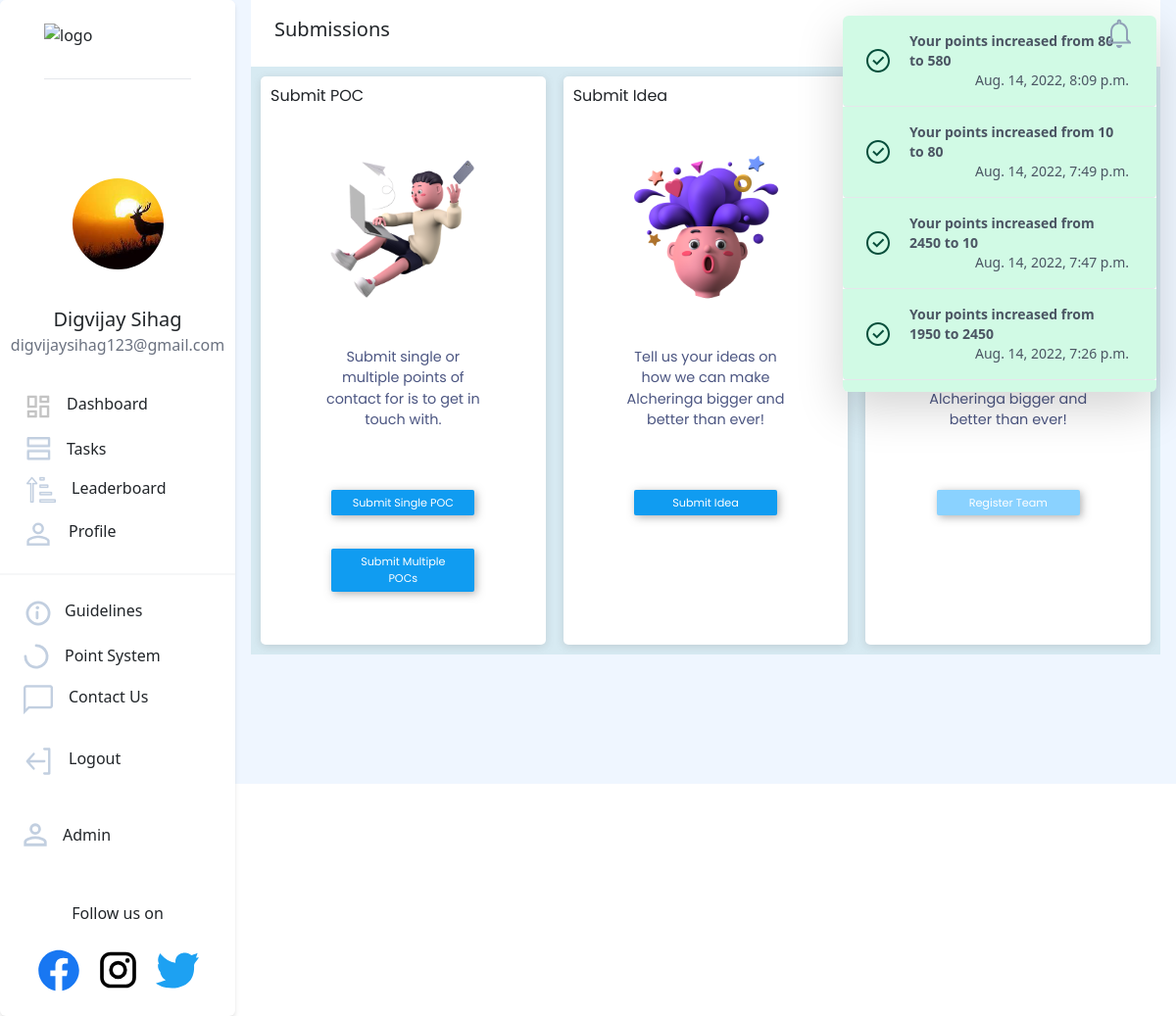
The app's page /submissions/home/ (signed in) with its own data.
### users/models.py (models this page shows, shortened)
class NewUser(AbstractBaseUser, PermissionsMixin):
    id = models.SlugField(primary_key=True, default=uuid.uuid4)
    alcherid = models.CharField(
        max_length=9, blank=True, unique=True, default=create_new_ref_number)
    img = models.ImageField(
        upload_to="image-uploads/", default='image-uploads/user.png')
    email = models.EmailField(_('email address'), unique=True)
    username = models.CharField(max_length=150, unique=False, default="user")
    firstname = models.CharField(max_length=150, blank=True)
    phone = PhoneNumberField(unique=False, blank=True)
    graduation_year = models.CharField(max_length=200, unique=False)
    college_state = models.CharField(max_length=200, unique=False)
    college_city = models.CharField(max_length=200, unique=False)
    college_name = models.CharField(max_length=200, unique=False)
    position_of_responsibility = models.CharField(
        max_length=200, unique=False, blank=True)
    interested_modules = models.CharField(
        max_length=200, unique=False, blank=True)
    instahandle = models.CharField(
        max_length=200, blank=True, unique=True, )
    referred_by = models.CharField(
        max_length=9, blank=True)
    referrals = models.IntegerField(default=0)
    date_joined = models.DateTimeField(default=timezone.now)
    provider = models.CharField(max_length=200, unique=False, default="email")
    about = models.TextField(_('about'), max_length=500, blank=True)
    is_staff = models.BooleanField(default=False)
    is_active = models.BooleanField(default=False)
    objects = CustomAccountManager()
    points = models.IntegerField(default=250)
    tasks = models.IntegerField(default=0)
    USERNAME_FIELD = 'email'
    REQUIRED_FIELDS = ['firstname']

### dashboard/models.py (models this page shows, shortened)
class Notifications(models.Model):
    TYPECHOICES = [
        ('Success', 'Success'),
        ('Warning', 'Warning'),
        ('Info', 'Info'),
    ]
    id = models.SlugField(primary_key=True, default=uuid.uuid4)
    message = models.CharField(max_length=200)
    user = models.ForeignKey(
        'users.NewUser', default=None, null=True,blank=True, on_delete=models.CASCADE)
    created_on = models.DateTimeField(default=timezone.now)
    type = models.CharField(max_length=200,choices=TYPECHOICES)
    isread=models.BooleanField(default=False)

### submissions/views.py (the view)
# urls.py: path('home/', views.home, name='submissionhome'),
@login_required(login_url='dashboard_page')
def home(request):
    notification_list = Notifications.objects.filter(
        Q(user=request.user) | Q(user=None)).order_by('-created_on')
    isread = True
    notification_list = Notifications.objects.filter(
        Q(user=request.user) | Q(user=None)).order_by('-created_on')
    for notif in notification_list:
        if not notif.isread:
            isread = False
            break
    return render(request, 'submissions/home.html', {'heading': 'Submissions', 'notification_list': notification_list,'isread': isread})

### templates/submissions/home.html (shortened to what this page needs)
{% extends '../basic.html'%}
{% block body %}
<body>
    <div class="bg-blue-50 flex">
        {% include "../navbar.html" %}
        <div class="flex">
            <div class="flex-grow">
                {% include "submissions/submissions.html" %}
            </div>
        </div>
    </div>
    </div>
</body>
{%endblock%}

### templates/navbar.html (shortened to what this page needs)
{% load static %}
<nav class="hidden sm:block bg-white h-screen border-gray-400 rounded ">
  <div class="flex flex-col justify-center bg-white border-gray-400 rounded shadow-md">
    <a href="/"><img src="https://i.ibb.co/28C2v0b/image.png" class="mt-6 mx-auto pb-3 border-b" width="150px"
        height="40px" alt="logo" border="0" /></a>
    <div class="flex flex-col justify-center" style="margin:1.5vh 0;align-items: center;">
      <div id="profile-value" class="absolute">
        <img src="{{request.user.img.url}}" width="93px" alt="profile pic" border="0" class="mx-auto rounded-full">
      </div>
      <div class="pt-4 font-medium text-xl text-center" style="margin-top:-60px;">{{request.user.firstname}}</div>
      <div class="text-gray-500 text-base font-normal text-center">{{request.user.email}}</div>
    </div>
    <div class="elements flex flex-col justify-center" style="margin:1vh 0;padding:1vh 0">
      <div>
        <a href="{% url 'dashboard_page' %}"
          class="rounded-full flex flex-nowrap pl-6 w-60 hover:border-0 hover:bg-gray-100 hover:no-underline"
          style="padding-top:1vh;padding-bottom:1vh">
          {% if heading == 'Dashboard' %}
          <img src="{% static 'icons/dashboard-active.png' %}" />
          {% else %}
          <img src="{% static 'icons/dashboard.png' %}" />
          {% endif %}
          <p class="pl-4 hover:no-underline" style="transform: translate(-2px,0)">Dashboard</p>
        </a>
      </div>
      <div>
        <a href="{% url 'tasks' %}"
          class="rounded-full flex flex-nowrap pl-6 w-60 hover:border-0 hover:bg-gray-100 hover:no-underline"
          style="padding-top:1vh;padding-bottom:1vh; transform: translate(3px,0)">
          {% if heading == 'Tasks' %}
          <img src="{% static 'icons/tasks-active.png' %}" />
          {% else %}
          <img src="{% static 'icons/tasks.png' %}" />
          {% endif %}
          <p class="pl-4 hover:no-underline">Tasks</p>
        </a>
      </div>
      <div>
        <a href="{% url 'leaderboard' %}"
          class="rounded-full flex flex-nowrap pl-6 w-60 hover:border-0 hover:bg-gray-100 hover:no-underline"
          style="padding-top:1vh;padding-bottom:1vh; transform: translate(3px,0)">
          {% if heading == 'Leaderboard' %}
          <img src="{% static 'icons/leaderboard-active.png' %}" />
          {% else %}
          <img src="{% static 'icons/leaderboard.png' %}" />
          {% endif %}
          <p class="pl-4 hover:no-underline">Leaderboard</p>
        </a>
      </div>
      <div>
        <a href="{% url 'profile' %}"
          class="rounded-full flex flex-nowrap w-60 pl-6 hover:border-0 hover:bg-gray-100 mb-3 hover:no-underline"
          style="cursor:pointer;padding-top:1vh;padding-bottom:1vh">
          {% if heading == 'Profile' %}
          <img src="{% static 'icons/profile-active.png' %}" />
          {% else %}
          <img src="{% static 'icons/profile.png' %}" />
          {% endif %}
          <p class="pl-4 no-underline">Profile</p>
        </a>
      </div>
      <hr class="border bg-gray-200" />
      <a href="{% url 'guidelines' %}"
        class="rounded-full flex flex-nowrap w-60 pl-6 hover:border-0 hover:bg-gray-100 hover:no-underline mt-3"
        style="cursor:pointer;padding-top:1vh;padding-bottom:1vh">
        <p class="pl-3 no-underline">Guidelines</p>
      </a>
      <a href="{% url 'scoring' %}"
        class="rounded-full flex flex-nowrap w-60 pl-6 hover:border-0 hover:bg-gray-100 hover:no-underline"
        style="cursor:pointer;padding-top:1vh;padding-bottom:1vh">
        <p class="pl-4 no-underline">Point System</p>
      </a>
      <a href="{% url 'contactus' %}"
        class="rounded-full flex flex-nowrap w-60 pl-6 hover:border-0 hover:bg-gray-100 hover:no-underline"
        style="cursor:pointer;padding-top:1vh;padding-bottom:1vh">
        {% if heading == 'Contact us' %}
        <img src="{% static 'icons/contactus-active.png' %}" />
        {% else %}
        <img src="{% static 'icons/contactus.png' %}" />
        {% endif %}
        <p class="pl-4 no-underline">Contact Us</p>
      </a>
      <a href="{% url 'logout' %}"
        class="side rounded-full flex flex-nowrap py-4 pl-6 w-60 hover:border-0 hover:bg-gray-100 hover:no-underline"
        style="cursor:pointer;padding-top:1vh;padding-bottom:1vh">
        <p class="pl-4 no-underline">Logout</p>
      </a>
      {% if request.user.is_staff %}
      <a href="/admin"
        class="rounded-full flex flex-nowrap py-4 w-60 pl-6 hover:border-0 hover:bg-gray-100 mb-3 hover:no-underline"
        style="cursor:pointer;padding-top:1vh;padding-bottom:1vh">
        <p class="pl-4 no-underline">Admin</p>
      </a>
      {%endif%}
    </div>
    <div>
      <div style="text-align:center">
        <p class="px-8" style="font-weight:500;">Follow us on</p>
        <div class=" flex justify-center space-x-4 m-4">
          <a style="cursor:pointer;" href="https://www.facebook.com/alcheringaiitg" target="_blank"></a>
          <a style="cursor:pointer;" href="https://www.instagram.com/alcheringaiitg/" target="_blank"></a>
          <a style="cursor:pointer;" href="https://twitter.com/alcheringaiitg" target="_blank"></a>
        </div>
      </div>
    </div>
  </div>
</nav>
<div class="mx-3 flex-grow" x-data="{ dropdownOpen: false }">
  <nav class=" px-6 py-3 flex justify-between bg-white sm:bg-none -mx-4 mx-0">
    <a class=" font-medium text-xl ">{{ heading }}</a>
    {%include 'navbarnotifications.html'%}
  </nav>

### templates/navbarnotifications.html (shortened to what this page needs)
{% load static %}
<button @click="dropdownOpen = !dropdownOpen" id="notif_unread" style="z-index:100;">
    {% if isread %}
    <img src="{% static 'icons/notifications-read.png' %}" id="notif_unread_img"/>
    {% else %}
    <img src="{% static 'icons/notifications-unread.png' %}" id="notif_unread_img"/>
    {% endif %}
</button>
<div x-show="dropdownOpen" @click="dropdownOpen = false" class="fixed inset-0 h-full w-full z-10"></div>
<div x-show="dropdownOpen" class="absolute right-0 bg-white rounded-md shadow-lg overflow-y-scroll max-h-96 z-20 lg:mx-5"
    style="width:20rem;" id="dropdown" style="display:none;">
    {% for notification in notification_list %}
    {% if notification.type == 'Info' %}
    <div>
        <a class="flex items-center px-4 py-3 border-b hover:bg-blue-300 bg-blue-100 rounded-b text-blue-900">
            <div class="py-1"><svg class="fill-current h-6 w-6 text-teal-500 mr-4" xmlns="http://www.w3.org/2000/svg"
                    viewBox="0 0 20 20">
                    <path
                        d="M2.93 17.07A10 10 0 1 1 17.07 2.93 10 10 0 0 1 2.93 17.07zm12.73-1.41A8 8 0 1 0 4.34 4.34a8 8 0 0 0 11.32 11.32zM9 11V9h2v6H9v-4zm0-6h2v2H9V5z" />
                </svg>
            </div>
            <p class="text-gray-600 text-sm mx-1 flex-grow">
                <span class="font-bold" href="#">{{notification.message}}</span>
                <br /><span class="font-thin float-right" href="#">{{notification.created_on}}</span>
            </p>
        </a>
    </div>
    {% elif notification.type == 'Success' %}
    <div>
        <a class="flex items-center px-4 py-3 border-b hover:bg-green-300 bg-green-100 rounded-b text-green-900">
            <div class="py-1">
            </div>
            <div class="text-gray-600 text-sm mx-1 flex-grow">
                <span class="font-bold" href="#">{{notification.message}}</span>
                <br /><span class="font-thin float-right" href="#">{{notification.created_on}}</span>
            </div>
        </a>
    </div>
    {% endif %}
    {% endfor %}
</div>

### templates/submissions/submissions.html (style rules this page uses)
* { margin: 0; padding: 0; box-sizing: border-box; }
a { text-decoration: none; color: unset; }

### records on screen
NewUser: user.img (picture), user.firstname "Digvijay Sihag", user.email "digvijaysihag123@gmail.com"
Notifications: message "Your points increased from 80 to 580", created_on "Aug. 14, 2022, 8:09 p.m."
Notifications: message "Your points increased from 10 to 80", created_on "Aug. 14, 2022, 7:49 p.m."
Notifications: message "Your points increased from 2450 to 10", created_on "Aug. 14, 2022, 7:47 p.m."
Notifications: message "Your points increased from 1950 to 2450", created_on "Aug. 14, 2022, 7:26 p.m."

### other values on screen
{{ heading }} "Submissions"
